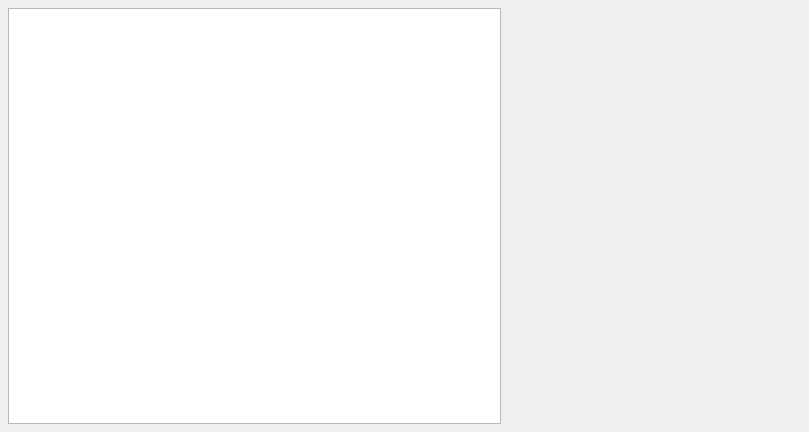
<?xml version="1.0" encoding="UTF-8"?>
<ui version="4.0">
 <class>SortieWidget</class>
 <widget class="QWidget" name="SortieWidget">
  <property name="geometry">
   <rect>
    <x>0</x>
    <y>0</y>
    <width>809</width>
    <height>432</height>
   </rect>
  </property>
  <property name="windowTitle">
   <string>SortieWidget</string>
  </property>
  <layout class="QHBoxLayout" name="horizontalLayout" stretch="5,3">
   <property name="spacing">
    <number>5</number>
   </property>
   <property name="leftMargin">
    <number>8</number>
   </property>
   <property name="topMargin">
    <number>8</number>
   </property>
   <property name="rightMargin">
    <number>8</number>
   </property>
   <property name="bottomMargin">
    <number>8</number>
   </property>
   <item>
    <widget class="QTableView" name="tableView"/>
   </item>
   <item>
    <widget class="QLabel" name="imageLabel">
     <property name="text">
      <string/>
     </property>
    </widget>
   </item>
  </layout>
 </widget>
 <layoutdefault spacing="6" margin="11"/>
 <resources/>
 <connections/>
</ui>
